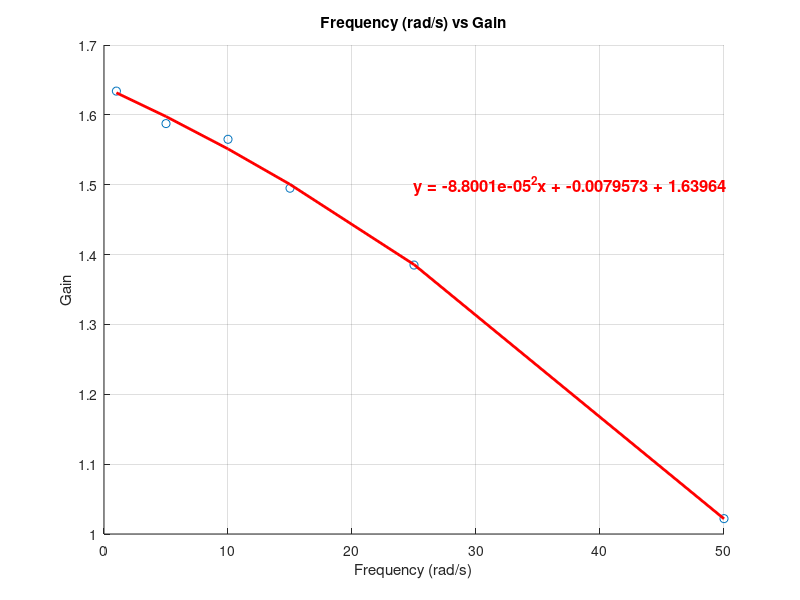

Write the MATLAB code that produced this figure.
x = [1, 5, 10, 15, 25, 50];
y = [1.634, 1.5875, 1.565, 1.495, 1.385, 1.022];


coefficients = polyfit(x,y,2);
yfit = polyval(coefficients, x);


scatter(x,y);
title("Frequency (rad/s) vs Gain");
xlabel("Frequency (rad/s)");
ylabel("Gain");

hold on
plot(x, yfit, 'r-', 'LineWidth', 2);
equationString = sprintf('y = %.5x^2x + %.5x + %.5f', coefficients(1), coefficients(2), coefficients(3));

text(25, 1.5, equationString, 'FontSize', 12, 'Color', 'red', 'FontWeight', 'bold');

grid on
hold off
